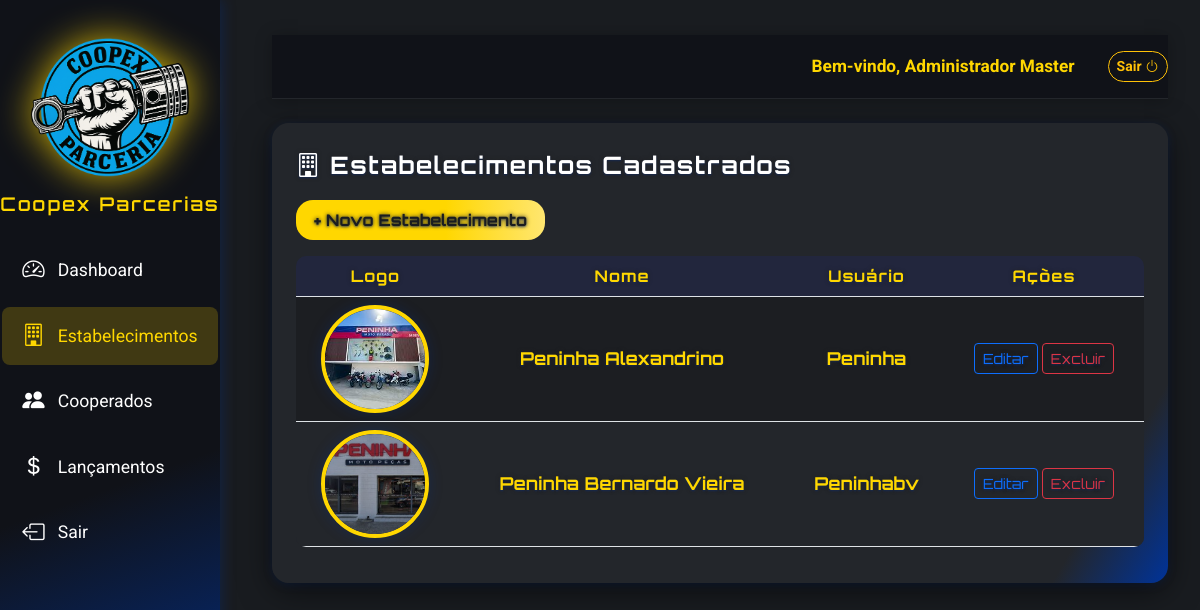
Before: /listar_estabelecimentos (signed in) with the older database file.
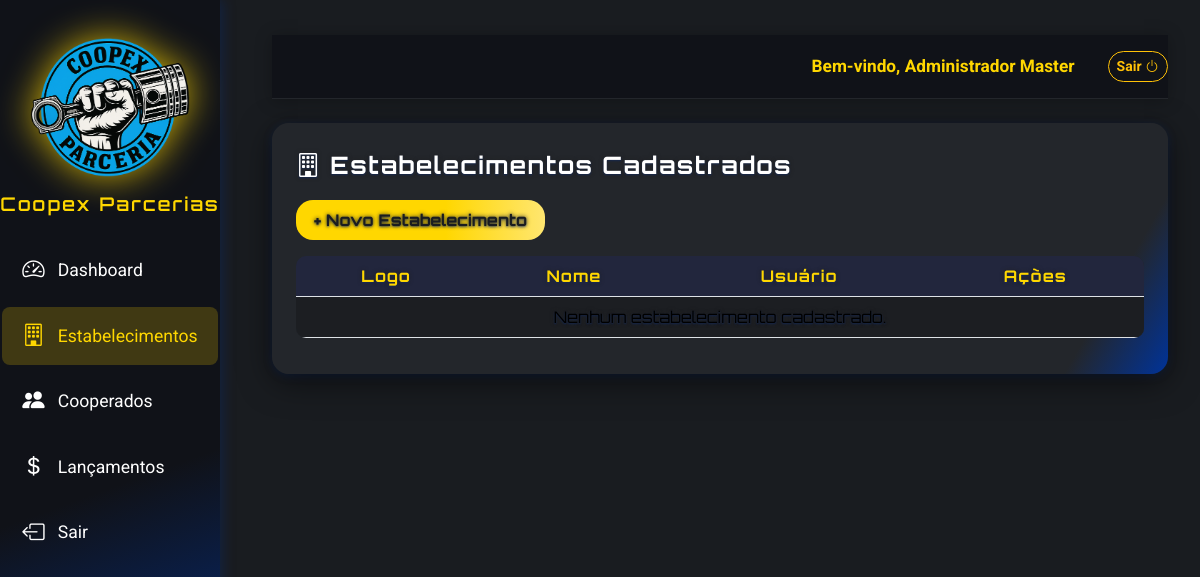
After: the same page with the newer database file.
### app.py (models this page shows, shortened)
class Estabelecimento(db.Model):
    id = db.Column(db.Integer, primary_key=True)
    nome = db.Column(db.String(120), nullable=False)
    username = db.Column(db.String(80), unique=True, nullable=False)
    senha_hash = db.Column(db.String(128), nullable=False)
    logo = db.Column(db.String(120), nullable=True)

### app.py (the view)
@app.route('/listar_estabelecimentos')
def listar_estabelecimentos():
    if not is_admin():
        return redirect(url_for('login'))
    admin = Admin.query.get(session['user_id'])
    estabelecimentos = Estabelecimento.query.order_by(Estabelecimento.nome).all()
    return render_template('estabelecimentos.html', admin=admin, estabelecimentos=estabelecimentos)

### app.py (called while the page is built)
def is_admin():
    return session.get('user_tipo') == 'admin'

### templates/estabelecimentos.html (shortened to what this page needs)
<!DOCTYPE html>
<html lang="pt-br">
<head>
    <link rel="stylesheet" href="https://cdn.jsdelivr.net/npm/bootstrap@5.3.2/dist/css/bootstrap.min.css" />
    <link rel="stylesheet" href="https://cdn.jsdelivr.net/npm/bootstrap-icons@1.11.3/font/bootstrap-icons.css" />
</head>
<body>
    <div class="sidebar">
        <img src="{{ url_for('static', filename='logo_coopex.png') }}" alt="Logo Coopex" class="logo">
        <h3>Coopex Parcerias</h3>
        <nav class="nav flex-column">
            <a class="nav-link" href="{{ url_for('painel_admin') }}"><i class="bi bi-speedometer2"></i>Dashboard</a>
            <a class="nav-link active" href="{{ url_for('listar_estabelecimentos') }}"><i class="bi bi-building"></i>Estabelecimentos</a>
            <a class="nav-link" href="{{ url_for('listar_cooperados') }}"><i class="bi bi-people-fill"></i>Cooperados</a>
            <a class="nav-link" href="{{ url_for('listar_lancamentos') }}"><i class="bi bi-currency-dollar"></i>Lançamentos</a>
            <a class="nav-link" href="{{ url_for('logout') }}"><i class="bi bi-box-arrow-left"></i>Sair</a>
        </nav>
    </div>
    <div class="main-content">
        <div class="topbar mb-4">
            <span>Bem-vindo, {{ admin.nome }}</span>
            <a href="{{ url_for('logout') }}" class="btn btn-outline-warning btn-sm ms-2">Sair <i class="bi bi-power"></i></a>
        </div>
        <div class="dashboard-card">
            <h4><i class="bi bi-building"></i> Estabelecimentos Cadastrados</h4>
            <a href="{{ url_for('novo_estabelecimento') }}" class="btn btn-primary mb-3">+ Novo Estabelecimento</a>
            <div class="table-responsive">
                <table class="table table-striped align-middle">
                    <thead>
                        <tr>
                            <th>Logo</th>
                            <th>Nome</th>
                            <th>Usuário</th>
                            <th>Ações</th>
                        </tr>
                    </thead>
                    <tbody>
                        {% for est in estabelecimentos %}
                        <tr>
                            <td>
                              {% if est.logo %}
                                <img src="{{ url_for('static', filename='logos/' ~ est.logo) }}" alt="Logo do Estabelecimento" class="estab-foto">
                              {% else %}
                                <span style="color:#666;font-size:0.93rem">Sem logo</span>
                              {% endif %}
                            </td>
                            <td class="td-yellow">{{ est.nome }}</td>
                            <td class="td-yellow">{{ est.username }}</td>
                            <td>
                                <a href="{{ url_for('editar_estabelecimento', id=est.id) }}" class="btn btn-sm btn-outline-primary">Editar</a>
                                <a href="{{ url_for('excluir_estabelecimento', id=est.id) }}" class="btn btn-sm btn-outline-danger" onclick="return confirm('Excluir este estabelecimento?')">Excluir</a>
                            </td>
                        </tr>
                        {% else %}
                        <tr><td colspan="4">Nenhum estabelecimento cadastrado.</td></tr>
                        {% endfor %}
                    </tbody>
                </table>
            </div>
        </div>
    </div>
</body>
</html>

Changed rows visible on the page:
removed Estabelecimento: logo (picture), nome "Peninha Alexandrino", username "Peninha"
removed Estabelecimento: logo (picture), nome "Peninha Bernardo Vieira", username "Peninhabv"
Other visible differences:
text now shown: "Nenhum estabelecimento cadastrado."
